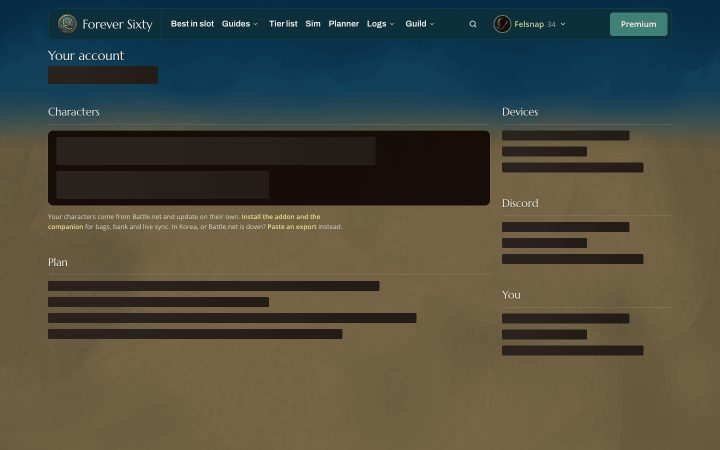
#> input picture design/reviews/2026-11-09-sim-head/before/account-in-1440.png, 1440 x 900 px, given in place of logs-390.png, which was not available (shown at 1/2 size)
$ python ws_logs_compare.py ../reviews/2026-11-09-sim-head/before/account-in-1440.png
#> lines starting #> are read from the running program, lines starting #| are printed output that depends on the picture
### design/mocks/ws_compose.py
"""Before/after composites: the live page and the mock at the same scale, top aligned, both full height.
   python3 ws_compose.py bis -> renders/web/compare-bis-<w>.png"""
import sys
from pathlib import Path
from PIL import Image, ImageDraw

ROOT = Path(__file__).resolve().parents[2]
BEFORE = ROOT / 'design/reviews/2026-11-05-wide-layout/before'
AFTER = Path(__file__).resolve().parent / 'renders/web'


def compose(page: str, before_name: str, after_name: str, w: int, scale: float, max_h: int = 2400, before_label: str = 'live') -> Path:
#> called with page = 'logs-logs', before_name = 'logs', after_name = 'web-logs', w = 390, scale = 0.9, max_h = 3600, before_label = 'live'
    a = Image.open(BEFORE / f'{before_name}-{w}.png').convert('RGB')
#> a is the input picture: PIL image 1440x900 RGB; mean R, G, B 73.6, 74.5, 62.2
    b = Image.open(AFTER / f'{after_name}-{w}.png').convert('RGB')
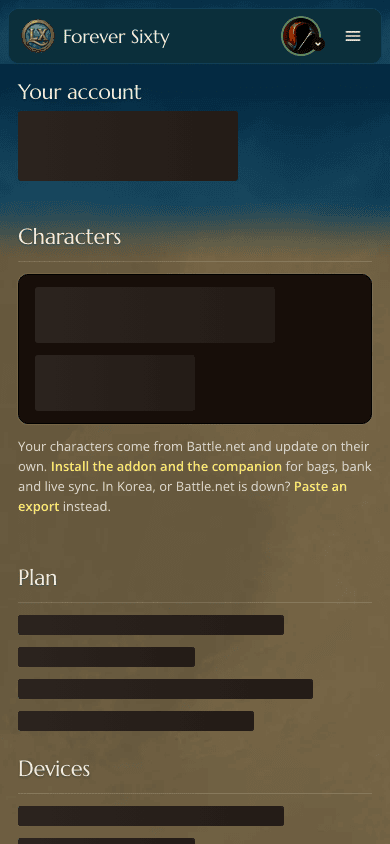
#> input picture design/reviews/2026-11-09-sim-head/before/account-in-390.png, 390 x 844 px, given in place of web-logs-390.png, which was not available
#> b is the input picture: PIL image 390x844 RGB; mean R, G, B 68.3, 67.4, 56
    s = lambda im: im.resize((int(im.width * scale), int(im.height * scale)), Image.LANCZOS)
    a, b = s(a), s(b)
#> a: PIL image 1296x810 RGB
#> b: PIL image 351x759 RGB
    h = min(max(a.height, b.height), max_h)
#> h = 810
    pad, head = 12, 34
    sheet = Image.new('RGB', (a.width + b.width + pad * 3, h + head + pad), (28, 28, 30))
    d = ImageDraw.Draw(sheet)
    d.text((pad, 10), f'BEFORE ({before_label}, {w})', fill=(229, 185, 85))
    d.text((a.width + pad * 2, 10), f'AFTER (mock, {w})', fill=(127, 212, 138))
    sheet.paste(a.crop((0, 0, a.width, h)), (pad, head))
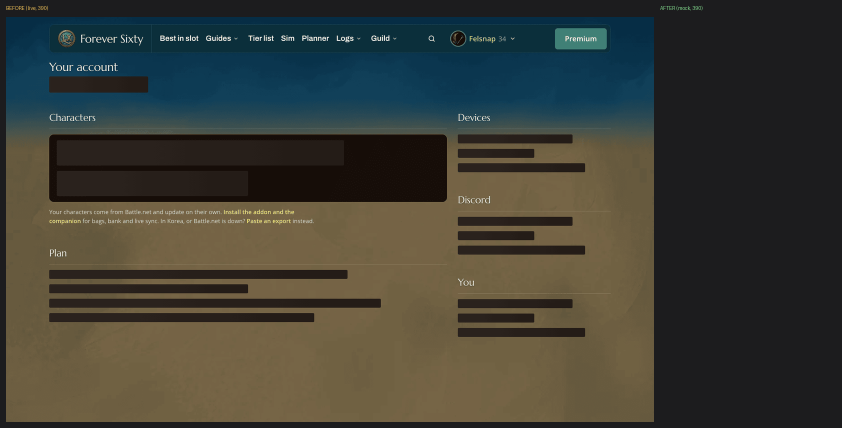
#> sheet: PIL image 1683x856 RGB (shown at 1/2 size); mean R, G, B 61.3, 61.9, 53.5
    sheet.paste(b.crop((0, 0, b.width, h)), (a.width + pad * 2, head))
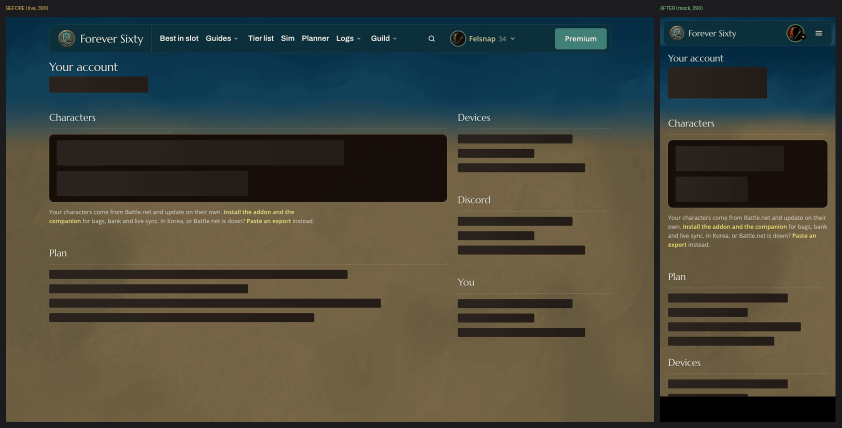
#> sheet: PIL image 1683x856 RGB (shown at 1/2 size); mean R, G, B 68.4, 68.8, 57.9
    out = AFTER / f'compare-{page}-{w}.png'
    sheet.save(out)
    return out


# [4 lines that do not run on import are left out]

### design/mocks/ws_logs_compare.py
"""Before/after sheets for the logs area (design/specs/2026-11-07-logs-reports.md section 0): the live or fixture capture
and the mock at the same scale, then the tracked 256-colour copies in design/reviews/2026-11-07-logs/{before,after}.
  python3 design/mocks/ws_logs_compare.py <before dir with the captures>"""
import sys
from pathlib import Path

from PIL import Image

import ws_compose

ROOT = Path(__file__).resolve().parents[2]
RENDERS = Path(__file__).resolve().parent / 'renders' / 'web'
REVIEW = ROOT / 'design/reviews/2026-11-07-logs'
# (sheet name, before capture, mock, widths). Production where the page is public; the fixture build (signed-in stubs,
# the e2e report) for the rest, captured at 1440 and 390.
PAIRS = [('logs', 'logs', 'web-logs', (390, 1440, 1920, 2000)), ('reports', 'reports', 'web-reports', (390, 1440, 1920, 2000)),
         ('report-sample', 'sample', 'web-report-sample', (390, 1440, 1920, 2000)), ('rankings', 'rankings', 'web-rankings-empty', (390, 1440, 1920, 2000)),
         ('ratings', 'ratings', 'web-ratings', (390, 1440, 1920, 2000)), ('logs-you', 'logs-you', 'web-logs-you', (390, 1440)),
         ('reports-list', 'reports-list', 'web-reports-list', (390, 1440)), ('reports-empty', 'reports-empty', 'web-reports-empty', (390, 1440)),
         ('rankings-you', 'rankings-you', 'web-rankings-you', (390, 1440)), ('rankings-board', 'rankings-slug', 'web-rankings-board', (390, 1440)),
         ('report-summary', 'report-summary', 'web-report-summary', (390, 1440)), ('report-damage-done', 'report-damage-done', 'web-report-damage-done', (390, 1440)),
         ('report-deaths', 'report-deaths', 'web-report-deaths', (1440,)), ('report-buffs', 'report-buffs', 'web-report-buffs', (1440,)),
         ('report-threat', 'report-threat', 'web-report-threat', (1440,)), ('report-casts', 'report-casts', 'web-report-casts', (1440,)),
         ('report-mechanics', 'report-mode-mechanics', 'web-report-mechanics', (1440,)), ('report-timeline', 'report-view-timelines', 'web-report-timeline', (1440,)),
         ('report-events', 'report-view-events', 'web-report-events', (1440,))]
SCALE = {390: .9, 1440: .6, 1920: .5, 2000: .5}
TRACK_BEFORE = ['logs-1440', 'logs-390', 'logs-2000', 'reports-1440', 'sample-1440', 'sample-390', 'sample-2000', 'rankings-1440', 'ratings-1440',
                'logs-you-1440', 'reports-list-1440', 'rankings-you-1440', 'rankings-you-390', 'report-summary-1440', 'report-summary-390',
                'report-damage-done-1440', 'report-deaths-1440', 'report-mode-mechanics-1440', 'report-view-timelines-1440']


def pal(src: Path, dst: Path, max_h: int = 4000) -> None:
#> called with max_h = 6000
    im = Image.open(src).convert('RGB')
    im = im.crop((0, 0, im.width, min(im.height, max_h)))
    dst.parent.mkdir(parents=True, exist_ok=True)
    im.quantize(256).save(dst, optimize=True)


def main(before: Path) -> None:
    ws_compose.BEFORE = before
    for page, b, a, widths in PAIRS:
        for w in widths:
            out = ws_compose.compose(f'logs-{page}', b, a, w, SCALE[w], max_h=3600, before_label='live' if w > 1440 or page in ('logs', 'reports', 'report-sample', 'rankings', 'ratings') else 'fixture build')
            pal(out, REVIEW / 'after' / out.name, 6000)
    for n in TRACK_BEFORE:
        pal(before / f'{n}.png', REVIEW / 'before' / f'{n}.png')
    for p in sorted(RENDERS.glob('web-*-fold.png')):
        w = p.stem.split('-fold')[0].rsplit('-', 1)[1]
        key2000 = any(p.name.startswith(x) for x in ('web-logs-you-', 'web-report-summary-', 'web-rankings-you-', 'web-ratings-'))
        if (w in ('1440', '390') or (w == '2000' and key2000)) and any(p.name.startswith(x) for x in ('web-logs', 'web-reports', 'web-report-', 'web-rankings', 'web-ratings')):
            pal(p, REVIEW / 'after' / p.name)


if __name__ == '__main__':
#> (the run stopped early here; a loop or call above may not have finished)
